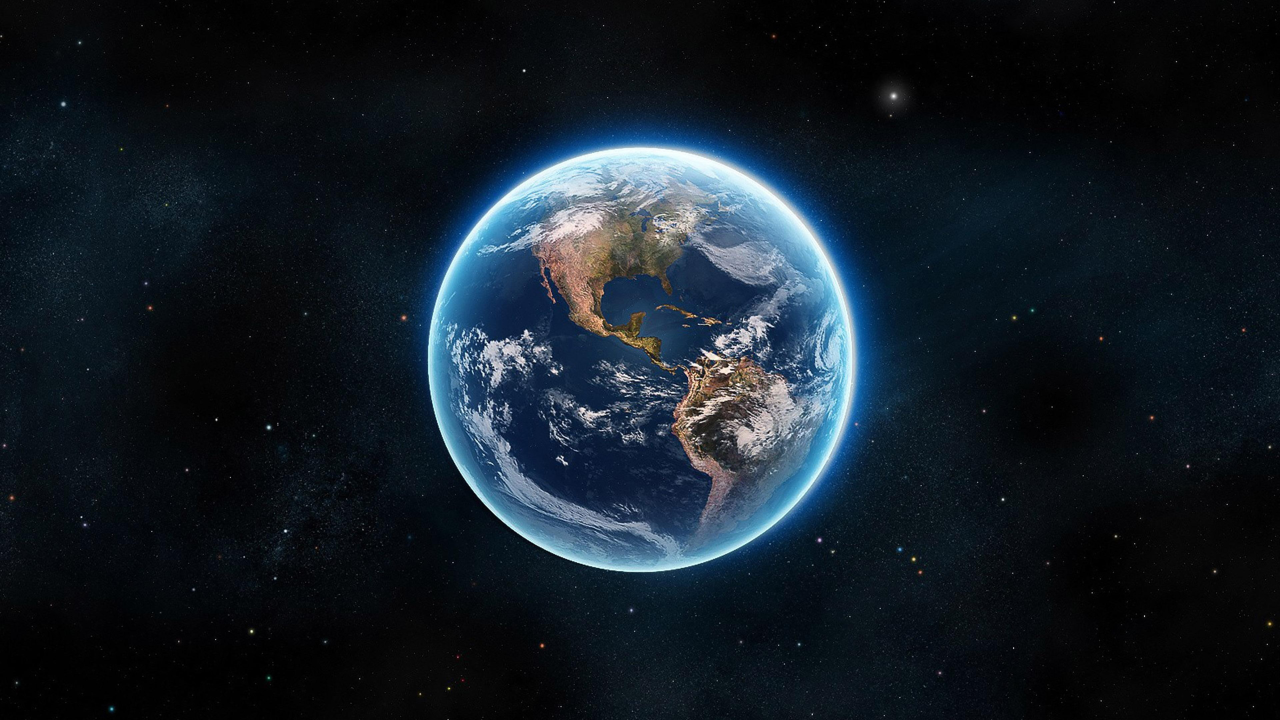
#> input picture Learn/images/earth.jpg, 3840 x 2160 px (shown at 1/3 size)
$ python les6.py
#> lines starting #> are read from the running program, lines starting #| are printed output that depends on the picture
import numpy as np
import cv2
img = cv2.imread("images/earth.jpg")
#> img is the input picture: shape (2160, 3840, 3); mean B, G, R 38, 29.4, 20.1
new_image = cv2.resize(img, (500 , 300))
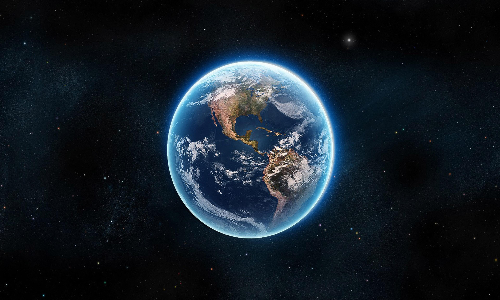
#> new_image: shape (300, 500, 3); mean B, G, R 38, 29.3, 20
cv2.rectangle(new_image,(160,50),(340,250,),(0,255.0),4)   #line - rectangle - text
cv2.putText(new_image,"earth",(160,46),cv2.FONT_HERSHEY_COMPLEX,1,(255,0,0),1)
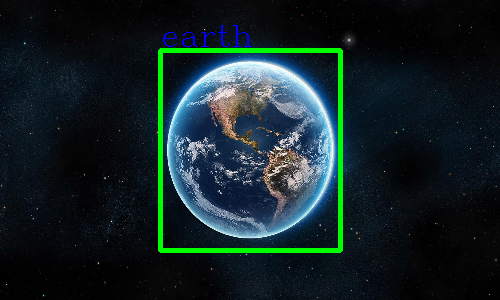
#> new_image: shape (300, 500, 3); mean B, G, R 37.6, 35.1, 19.8
cv2.imshow('show',new_image)
cv2.waitKey(0)
